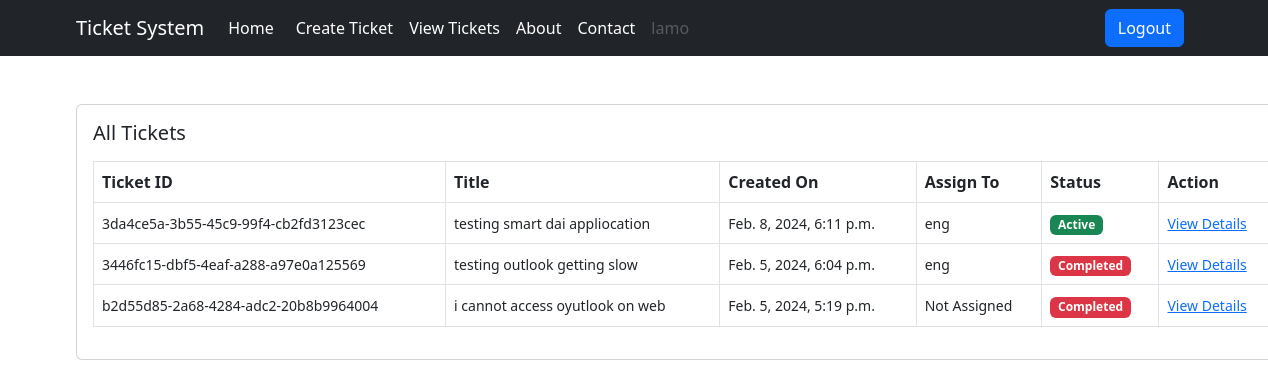
The app's page /ticket/all-tickets/ (signed in) with its own data.
### users/models.py (models this page shows)
class User(AbstractUser):
    is_customer = models.BooleanField(default=False)
    is_engineer = models.BooleanField(default=False)
    def __str__(self):
        return self.username

### ticket/models.py (models this page shows, shortened)
class Ticket(models.Model):
    status_choices ={
        ('Active', 'Active'),
        ('Completed', 'Completed'),
        ('Pending', 'Pending')
    }
    ticket_number = models.UUIDField(default=uuid.uuid4)
    title = models.CharField(max_length = 100)
    description = models.TextField()
    created_by = models.ForeignKey(User, on_delete = models.CASCADE, related_name = 'created_by')
    date_created = models.DateTimeField(auto_now_add = True)
    assigned_to = models.ForeignKey(User,on_delete= models.DO_NOTHING, null=True, blank = True)
    is_resolved = models.BooleanField(default = False)
    accepted_date = models.DateTimeField(null = True, blank = True)
    closed_date = models.DateTimeField(null = True, blank = True)
    ticket_status = models.CharField(max_length=15, choices = status_choices)

### ticket/views.py (the view)
# urls.py: path('all-tickets/', views.all_tickets, name='all-tickets'),
@login_required
def all_tickets(request):
    tickets = Ticket.objects.filter(created_by=request.user).order_by('-date_created')
    context = {'tickets':tickets}
    return render(request,'ticket/all_tickets.html', context)

### templates/ticket/all_tickets.html
{% extends 'base.html' %}
{% block content %}
<div class="card mx-auto" style="width: 76rem;">
<div class="card-body">
    <h5 class="card-title mb-3">All Tickets</h5>
    <table class="table table-bordered">
        <thead>
          <tr>
            <th scope="col">Ticket ID</th>
            <th scope="col">Title</th>
            <th scope="col">Created On</th>
            <th scope="col">Assign To</th>
            <th scope="col">Status</th>
            <th scope="col">Action</th>
          </tr>
        </thead>
        <tbody>
            {% for ticket in tickets %}
            <tr>
                <td><small>{{ticket.ticket_number}}</small></td>
                <td><small>{{ticket.title}}</small></td>
                <td><small>{{ticket.date_created}}</small></td>
                {% if ticket.assigned_to %}
                <td><small>{{ticket.assigned_to}}</small></td>
                {% else %}
                <td><small>Not Assigned</small></td>
                {% endif %}
                {% if ticket.ticket_status == 'Active' %}
                <td><span class="badge bg-success">Active</span></td>
                {% elif ticket.ticket_status == 'Pending' %}
                <td><span class="badge bg-warning">Pending</span></td>
                {% elif ticket.ticket_status == 'Completed' %}
                <td><span class="badge bg-danger">Completed</span></td>
                {% endif %}
                <td><small><a href="{% url 'ticket-details' ticket.pk %}">View Details</a></small></td>
          </tr>
          {% endfor %}
        </tbody>
      </table>
</div></div>
{% endblock content %}

### templates/base.html (shortened to what this page needs)
<!DOCTYPE html>
<html lang="en">
<head>
    <link href="https://cdn.jsdelivr.net/npm/bootstrap@5.3.0/dist/css/bootstrap.min.css" rel="stylesheet">
</head>
<body>
{% if request.user.is_customer %}
    <nav class="navbar navbar-expand-lg navbar-dark bg-dark fixed-top">
        <div class="container">
            <a class="navbar-brand" href="#">Ticket System</a>
            <div class="collapse navbar-collapse" id="navbarNav">
                <ul class="navbar-nav ml-auto">
                    <li class="nav-item ">
                        <a class="nav-link active" href="/">Home</a>
                    </li>\
                    <li class="nav-item ">
                        <a class="nav-link active" href="{% url 'create-ticket' %}">Create Ticket</a>
                    </li>
                    <li class="nav-item ">
                        <a class="nav-link active" href="{% url 'all-tickets' %}">View Tickets</a>
                    </li>
                    <li class="nav-item">
                        <a class="nav-link active" href="#">About</a>
                    </li>
                    <li class="nav-item">
                        <a class="nav-link active" href="#">Contact</a>
                    </li>
                    <li class="nav-item">
                        <a class="nav-link disabled" href="#" tabindex="-1" aria-disabled="true">{{request.user.username}}</a>
                    </li>
                </ul>
                <ul class="navbar-nav ms-auto">
                    <li class="nav-item">
                        <a class="btn btn-primary me-2" href="{% url 'logout' %}">Logout</a>
                        </li>
                        </ul>
            </div>
        </div>
    </nav>
    {% endif %}
<div class="container mt-5">
    {% block content %}
    {% endblock content %}
</div>
</body>
</html>

### templates/base.html (style rules this page uses)
body { padding-top: 56px; }

### records on screen
User: user.username "lamo"
Ticket: ticket_number "3da4ce5a-3b55-45c9-99f4-cb2fd3123cec", title "testing smart dai appliocation", date_created "Feb. 8, 2024, 6:11 p.m.", assigned_to "eng", ticket_status "Active"
Ticket: ticket_number "3446fc15-dbf5-4eaf-a288-a97e0a125569", title "testing outlook getting slow", date_created "Feb. 5, 2024, 6:04 p.m.", assigned_to "eng", ticket_status "Completed"
Ticket: ticket_number "b2d55d85-2a68-4284-adc2-20b8b9964004", title "i cannot access oyutlook on web", date_created "Feb. 5, 2024, 5:19 p.m.", shows "Not Assigned", ticket_status "Completed"
